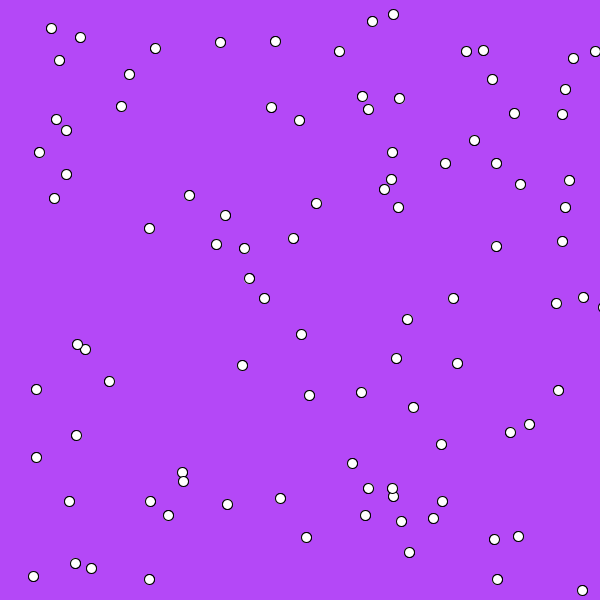
Frame 1 (no input)
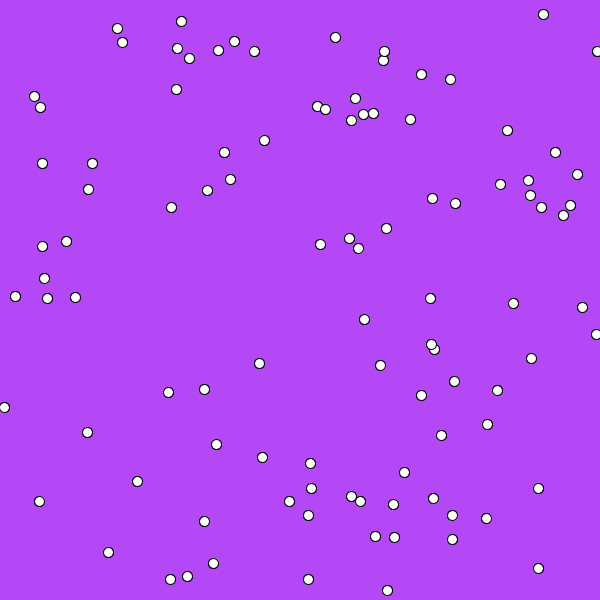
Frame 60 (the mouse pressed at the canvas centre just before this capture)
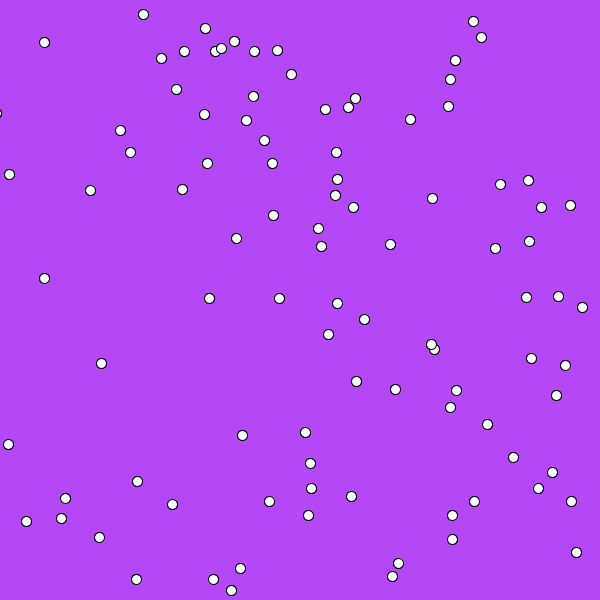
Frame 120 (the mouse held since frame 60 and released just before this capture)

The Processing sketch that drew these frames (run headless with seeded random() and noise(); from frame 60 on, the mouse is pressed at the canvas centre):

// Processing sketch: processing_33746
// ── processing_33746.pde

float yPos = 0; 

int numCircles = 100;

//b/c we are drawing many circles we want to create an array of differnt circles
float [] circleX = new float [numCircles]; 
float [] circleY = new float [numCircles];
float[] vel = new float [numCircles]; 

int rad = 10; 




void setup(){
  size(600,600); 
  smooth(); 
  stroke(0,0,0); 
  frameRate(8);
 
 fill(255,255,255); 
 for(int i = 0; i<numCircles; i++){
   circleX[i] = random(yPos, 600); 
   circleY[i] = random(yPos+rad, 600); 
   vel[i] = random(10,60);
   
 }
 
 
}


void draw(){
  background(180,72,247);
   bounce(); 
   make(); 
 
   
  for(int i= 0; i< numCircles; i++){
  ellipse(circleX[i],yPos+circleY[i],rad,rad); 
  }
}

void make(){
 for(int i= 0; i< numCircles; i++){
  ellipse(circleX[i],yPos+circleY[i],rad,rad); 
  }

}


void bounce(){
    for(int i =0; i<numCircles; i++){
    circleX[i] += vel[i];
    if( circleX[i]< 0 || circleX[i] > width){
    vel[i]*= -1;
     }
    }
    
    
}

// Nidhi Malhotra helped me with this concept...we went threw the logic of bouncing items and what 
//conditions would need to be accounted for
